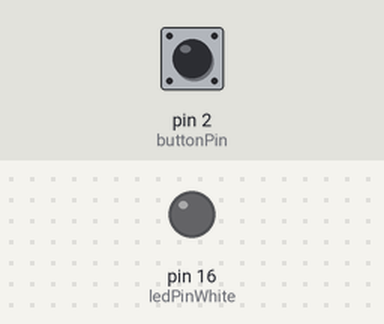
Simulated run of this sketch. Board: Arduino Uno, built with avr-gcc and run on an emulated ATmega328P. Shown: output pins drawn as LEDs (lit = HIGH). The test bench sets the inputs (shaded band); at power-on: pin 2 (buttonPin) HIGH.

Above: at 1.2 s.
1.3 s: pin 2 (buttonPin) pulled LOW for 0.15 s
At 1.37 s:
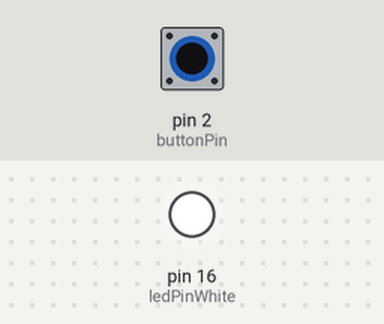
2.9 s: pin 2 (buttonPin) pulled LOW for 3.2 s
At 7.5 s:
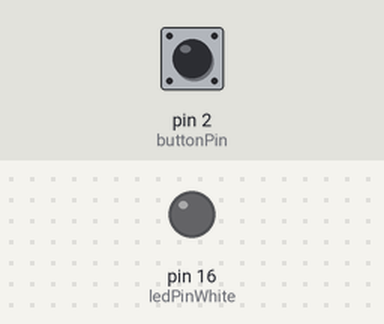
Timing chart, 0 to 9.0 s (numbered marks = the images above; inputs shaded):
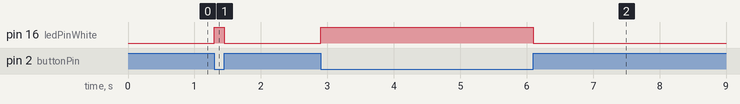

The sketch:

turn-on-led-with-button.ino
```cpp
const int ledPinWhite = 16; // LED
const int buttonPin = 2;  // button

void setup() {
  Serial.begin(115200);
  pinMode(ledPinWhite, OUTPUT);  // Set the LED pin as an output
  pinMode(buttonPin, INPUT);    // Set the button pin as an input
}

void loop() {
  int buttonState = digitalRead(buttonPin); // Read the state of the button
  if (buttonState == LOW) { // If the button is pressed
    digitalWrite(ledPinWhite, HIGH); // Turn on the LED
  } else { // If the button is not pressed
    digitalWrite(ledPinWhite, LOW); // Turn off the LED
  }
}
```

Measured:
- after the input at 1.3 s, pin 16 (ledPinWhite): LOW → HIGH at once, → LOW 0.15 s later
- after the input at 2.9 s, pin 16 (ledPinWhite): LOW → HIGH at once, → LOW 3.2 s later
